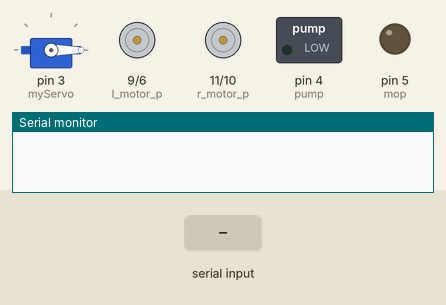
Recording of a sketch running on a simulated Arduino Uno, built with avr-gcc and run on an emulated ATmega328P. Parts: servo, motor-driver pin pairs drawn as motors (green arrow = first pin HIGH = forward, orange = second pin HIGH = backward, longer = more drive), switched loads named in the sketch (green lamp = pin HIGH), output pins drawn as LEDs (lit = HIGH), the last lines printed to the serial monitor. Inputs (shaded band) come from the test bench.

Above: at 1.2 s.
1.3 s: "R" received over Serial
At 2.3 s:
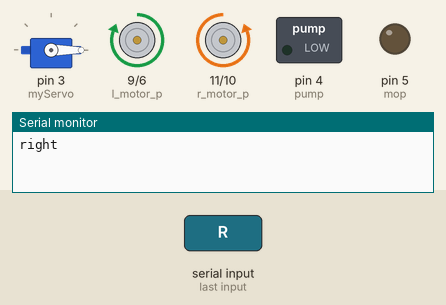
2.8 s: byte 117 ('u') received over Serial
At 3.4 s:
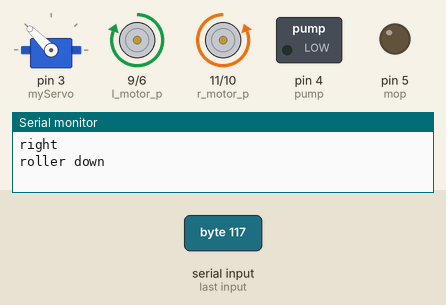
4.3 s: "S" received over Serial
At 4.6 s:
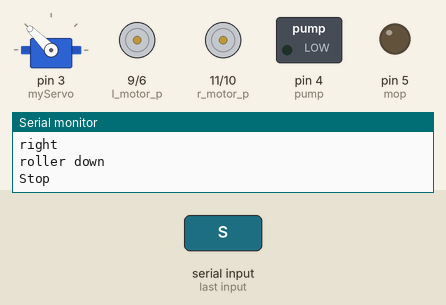
5.8 s: "L" received over Serial
At 6.9 s:
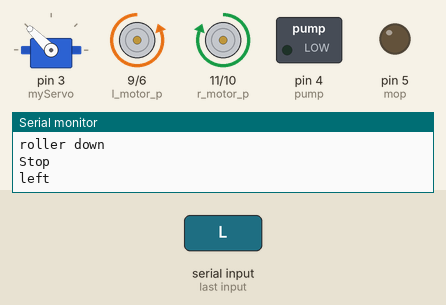
7.3 s: "F" received over Serial
At 8.0 s:
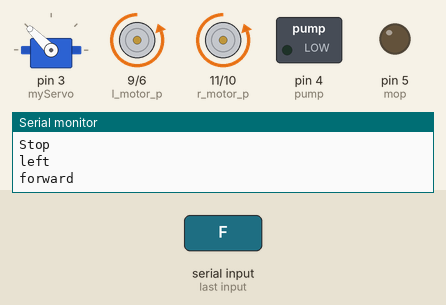
8.8 s: "B" received over Serial
At 9.2 s:
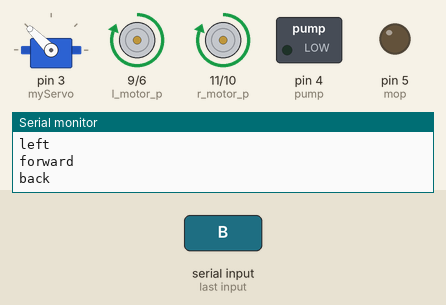
Timing chart, 0 to 11.3 s (numbered marks = the images above; inputs shaded):
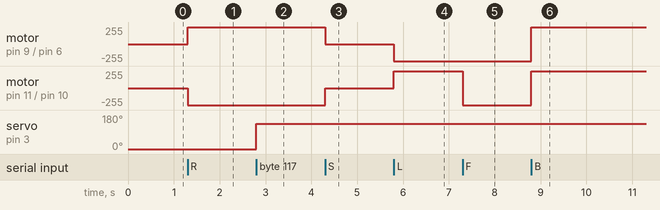

Measured:
- after the input at 1.3 s, motor on pin 9 (l_motor_p) / pin 6 (l_motor_n): stopped → forward 255/255 at once; motor on pin 11 (r_motor_p) / pin 10 (r_motor_n): stopped → backward 255/255 at once
- after the input at 2.8 s, servo on pin 3 (myServo): 0° → 135° at once
- after the input at 4.3 s, motor on pin 9 (l_motor_p) / pin 6 (l_motor_n): forward 255/255 → stopped at once; motor on pin 11 (r_motor_p) / pin 10 (r_motor_n): backward 255/255 → stopped at once
- after the input at 5.8 s, motor on pin 9 (l_motor_p) / pin 6 (l_motor_n): stopped → backward 255/255 at once; motor on pin 11 (r_motor_p) / pin 10 (r_motor_n): stopped → forward 255/255 at once
- after the input at 7.3 s, motor on pin 11 (r_motor_p) / pin 10 (r_motor_n): forward 255/255 → backward 255/255 at once
- after the input at 8.8 s, motor on pin 9 (l_motor_p) / pin 6 (l_motor_n), motor on pin 11 (r_motor_p) / pin 10 (r_motor_n): backward 255/255 → forward 255/255 at once

The sketch:

Code_for_Floor_Cleaning_Robot.ino
```cpp
#include <AFMotor_R4.h>

#include <Servo.h>
Servo myServo;

int r_motor_n = 10; //PWM control Right Motor +
int r_motor_p = 11; //PWM control Right Motor -
int l_motor_p = 9; //PWM control Left Motor -
int l_motor_n = 6; //PWM control Left Motor +
int pump = 4;
int mop = 5;
int serv = 3;
int speedy = 255;
int incomingByte = 0; // for incoming serial data

void setup()
{
myServo.attach(3);
myServo.write(0);
pinMode(r_motor_n, OUTPUT); //Set control pins to be outputs
pinMode(r_motor_p, OUTPUT);
pinMode(l_motor_p, OUTPUT);
pinMode(l_motor_n, OUTPUT);
pinMode(pump, OUTPUT);
pinMode(mop, OUTPUT);
digitalWrite(r_motor_n, LOW); //set both motors off for start-up
digitalWrite(r_motor_p, LOW);
digitalWrite(l_motor_p, LOW);
digitalWrite(l_motor_n, LOW);
digitalWrite(pump, LOW);
digitalWrite(mop, LOW);
Serial.begin(9600);
}


void loop()
{

if (Serial.available() > 0)
{
incomingByte = Serial.read();
}

switch(incomingByte)
{

case 'S': // control to stop the robot
digitalWrite(r_motor_n, LOW);
digitalWrite(r_motor_p, LOW);
digitalWrite(l_motor_p, LOW);
digitalWrite(l_motor_n, LOW);
Serial.println("Stop");
incomingByte='*';
break;

case 'R': //control for right
analogWrite(r_motor_n, speedy);
digitalWrite(r_motor_p, LOW);
analogWrite(l_motor_p, speedy);
digitalWrite(l_motor_n, LOW);
Serial.println("right");
incomingByte='*';
break;


case 'L': //control for left
digitalWrite(r_motor_n, LOW);
analogWrite(r_motor_p, speedy);
digitalWrite(l_motor_p, LOW);
analogWrite(l_motor_n, speedy);
Serial.println("left");
incomingByte='*';
break;


case 'F': //control for forward
analogWrite(r_motor_n, speedy);
digitalWrite(r_motor_p, LOW);
digitalWrite(l_motor_p, LOW);
analogWrite(l_motor_n, speedy);
Serial.println("forward");
incomingByte='*';
break;


case 'B': //control for backward
digitalWrite(r_motor_n, LOW);
analogWrite(r_motor_p, speedy);
analogWrite(l_motor_p, speedy);
digitalWrite(l_motor_n, LOW);
Serial.println("back");
incomingByte='*';
break;


case 'P': // pump on
digitalWrite(pump, HIGH);
Serial.println("pump on");
incomingByte='*';
break;

case 'p': // pump off
digitalWrite(pump, LOW);
Serial.println("pump off");
incomingByte='*';
break;

case 'M':
digitalWrite(mop, HIGH); // mopper on
Serial.println("mopper on");
incomingByte='*';
break;

case 'm':
digitalWrite(mop, LOW); // mopper off
Serial.println("mopper off");
incomingByte='*';
break;

case 'U': // roller up
myServo.write(0);
Serial.println("roller up");
incomingByte='*';
break;

case 'u': // roller down
myServo.write(135);
Serial.println("roller down");
incomingByte='*';
break;


case '1':
speedy = 155;
Serial.println("speed= 10");
incomingByte='*';
break;

case '2':
speedy = 185;
Serial.println("speed= 25");
incomingByte='*';
break;

case '3':
speedy = 215;
Serial.println("speed= 75");
incomingByte='*';
break;

case '4':
speedy = 255;
Serial.println("speed= 100");
incomingByte='*';
break;

delay(5000);
}
}
```
